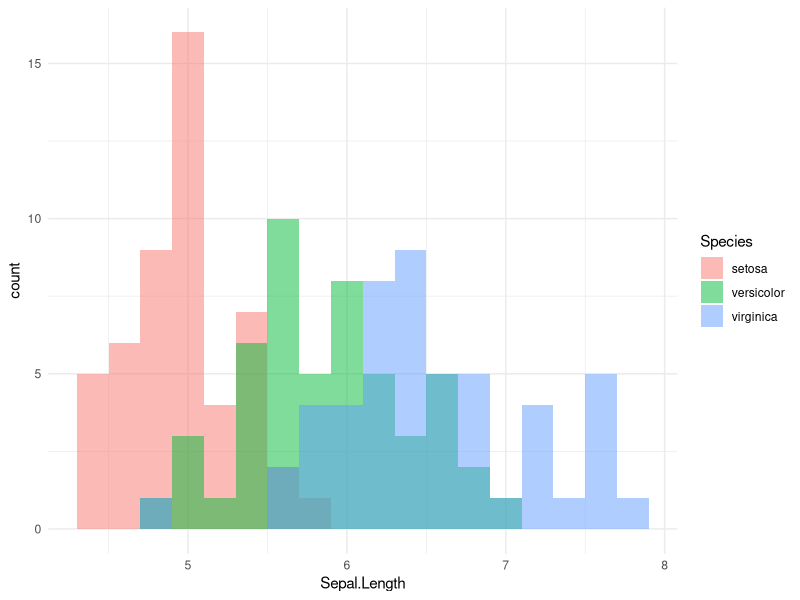
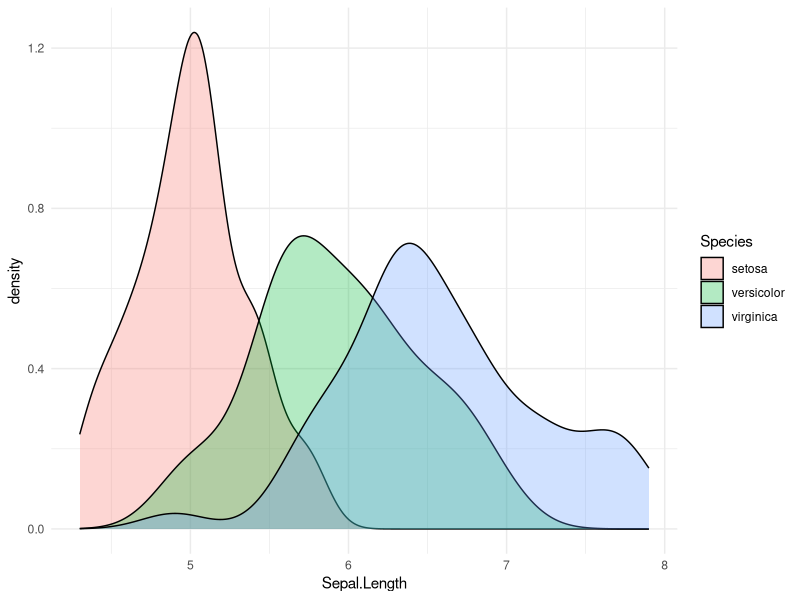
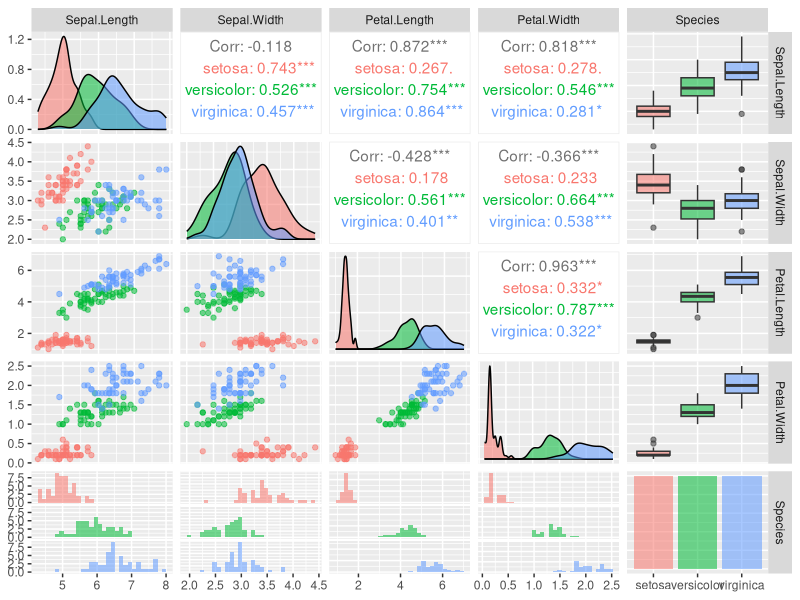
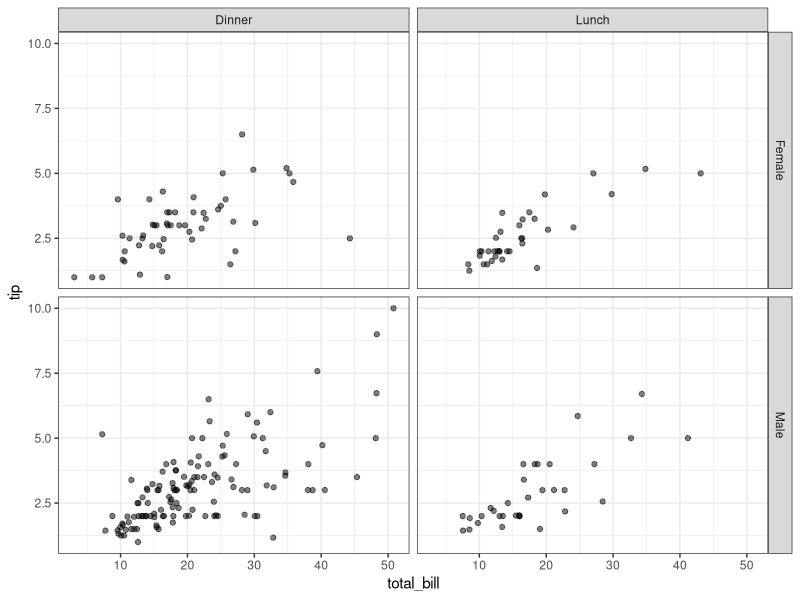
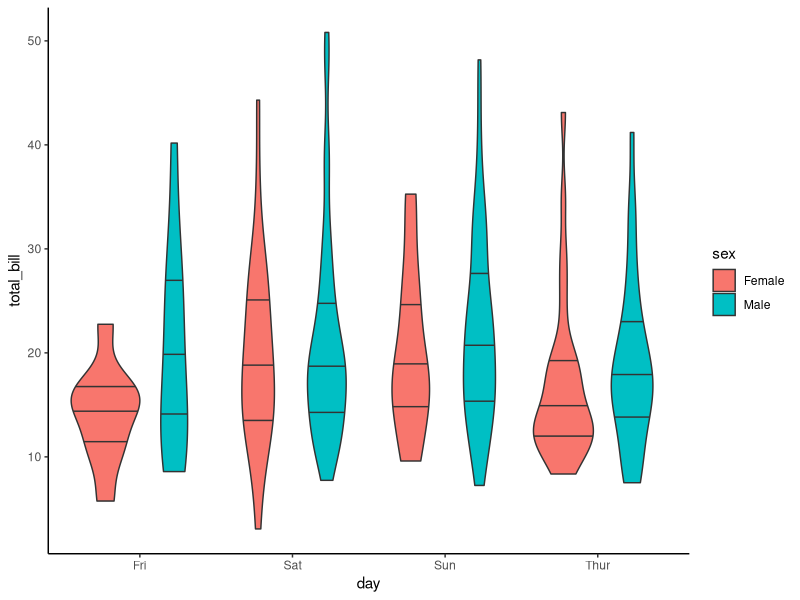
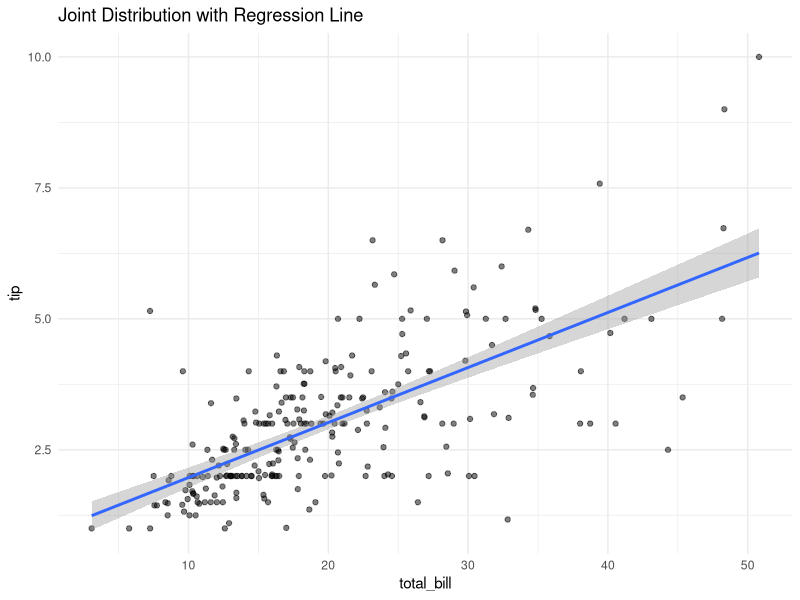

These figures' R source, in order:
## ---- chunk 1
library(tidyverse)
library(ggpubr)
library(GGally) # For pair plots
## ---- chunk 2
# Using the built-in iris dataset
ggplot(iris, aes(x = Sepal.Length, fill = Species)) +
  geom_histogram(binwidth = 0.2, alpha = 0.5, position = "identity") +
  theme_minimal()

# Density plot
ggplot(iris, aes(x = Sepal.Length, fill = Species)) +
  geom_density(alpha = 0.3) +
  theme_minimal()
## ---- chunk 3
ggpairs(iris, aes(color = Species, alpha = 0.5))
## ---- chunk 4
# Loading a similar dataset or using a simulated one for demo
data(tips, package = "reshape2")

ggplot(tips, aes(x = total_bill, y = tip)) +
  geom_point(alpha = 0.5) +
  facet_grid(sex ~ time) +
  theme_bw()
## ---- chunk 5
ggplot(tips, aes(x = day, y = total_bill, fill = sex)) +
  geom_violin(draw_quantiles = c(0.25, 0.5, 0.75)) +
  theme_classic()
## ---- chunk 6
ggplot(tips, aes(x = total_bill, y = tip)) +
  geom_point(alpha = 0.5) +
  geom_smooth(method = "lm") +
  labs(title = "Joint Distribution with Regression Line") +
  theme_minimal()
